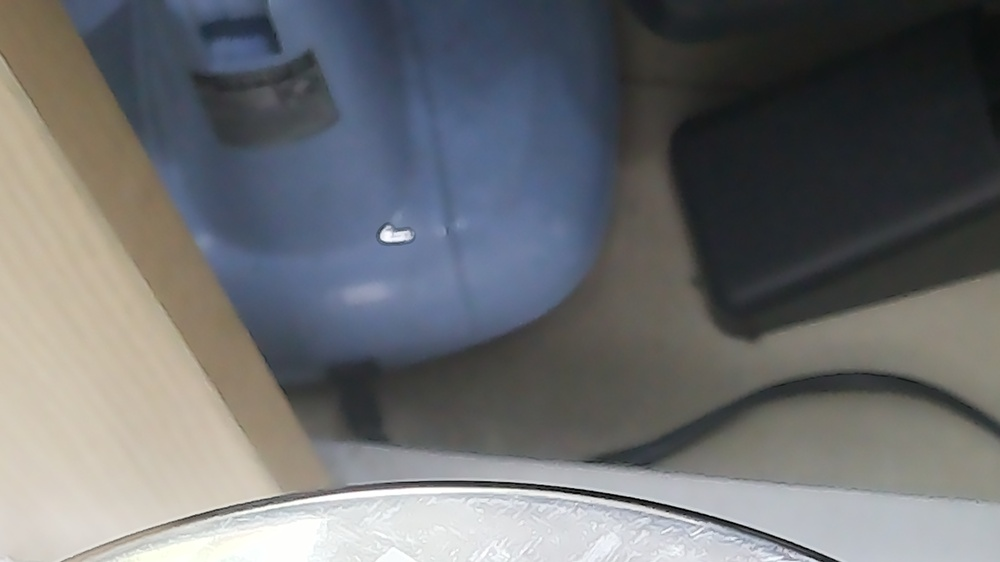
#> input picture test.jpg, 1000 x 562 px, shrunk from 4608 x 2592 before the run; its folder holds only this picture in this run
$ python -i detect_dmc.py   (imports and definitions only)
#> lines starting #> are read from the running program, lines starting #| are printed output that depends on the picture; after the words box and inside, x2 and y2 are one past the last pixel; in counts of white or black regions, pixels touching at a corner belong together
import numpy as np
import cv2
from PIL import Image
from urllib.request import urlopen


def detect(path):
#> called with path = 'test.jpg'
    global image
    well = np.array(Image.open(path))
#> well is the input picture: shape (562, 1000, 3); mean R, G, B 108.7, 110.4, 112.2
    well = cv2.cvtColor(well, cv2.COLOR_BGRA2GRAY)
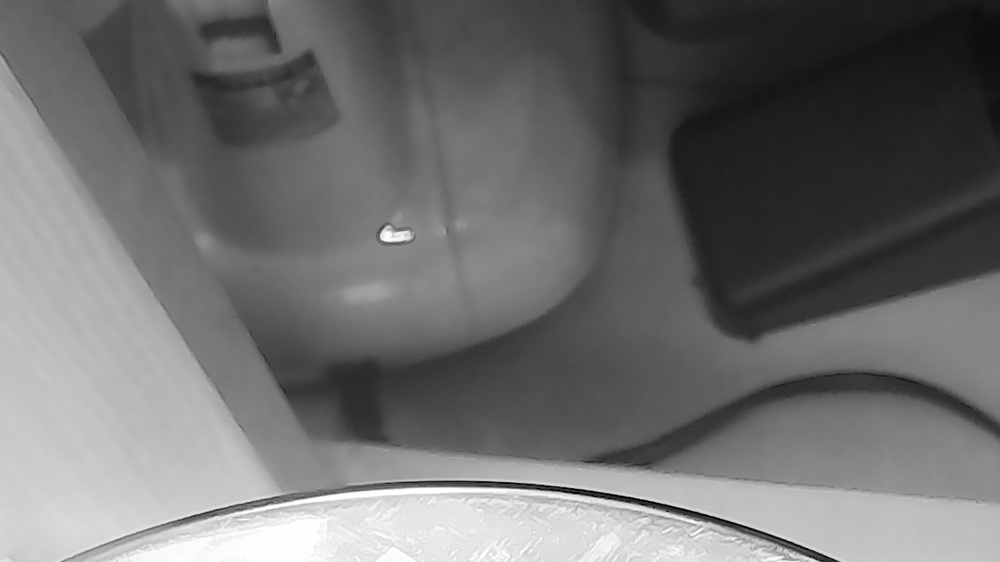
#> well: shape (562, 1000); min 0, max 255, mean 110.7

    harris = cv2.cornerHarris(well, 4, 1, 0.00)
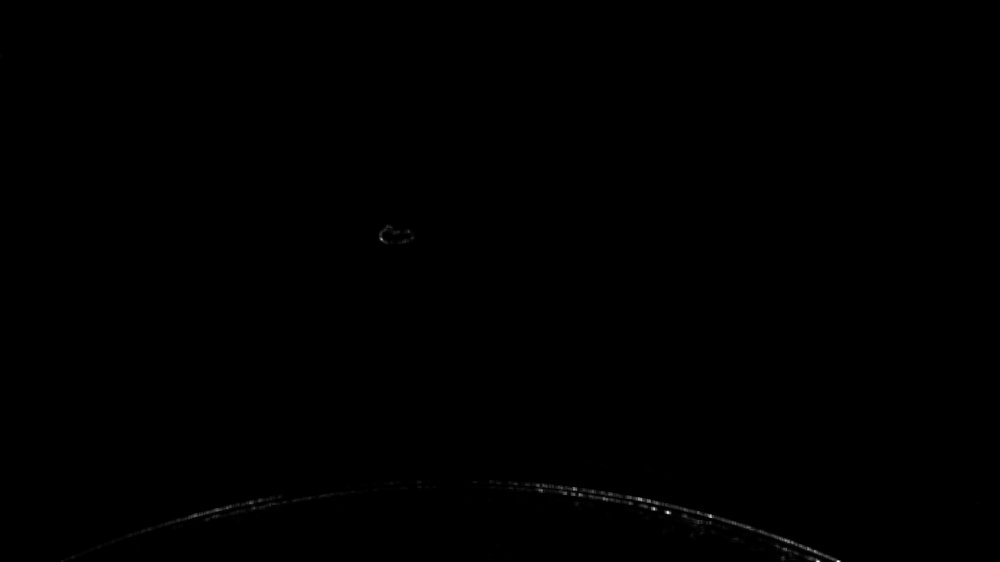
#> harris: shape (562, 1000) float32; min -5.2e-18, max 0.00341, mean 3.5e-06; drawn with min black and max white
    cv2.imwrite('b.jpg', harris)

    x, thr = cv2.threshold(harris, 0.1 * harris.max(), 255, cv2.THRESH_BINARY)
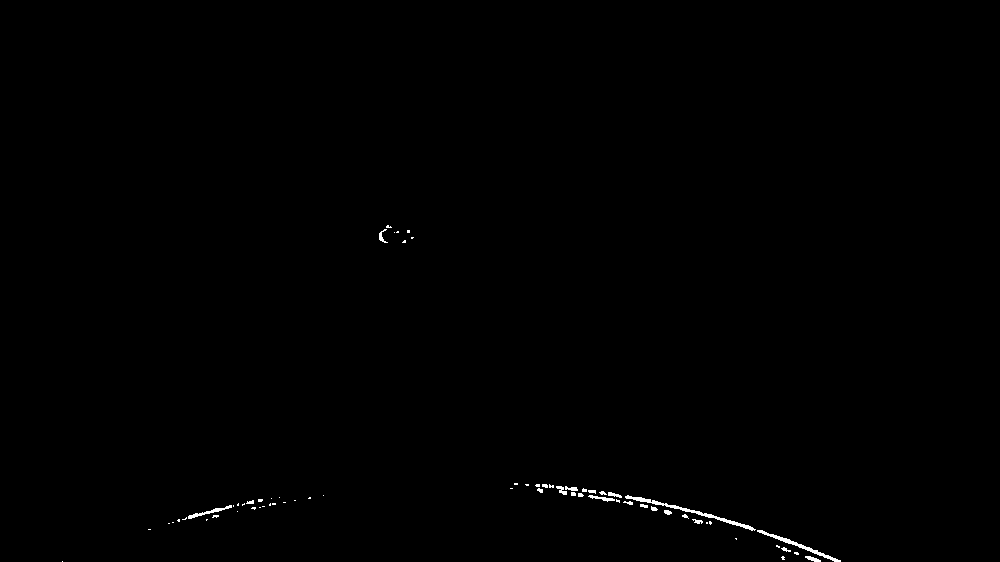
#> thr: shape (562, 1000) float32; 0.32% white; 66 white regions (45 under 20 px), largest, box (x1, y1, x2, y2) and area: (625, 495, 756, 531) 433, (757, 530, 841, 562) 299, (188, 505, 232, 519) 137
#> x = 0.000341
    thr = thr.astype('uint8')
#> thr: shape (562, 1000); 0.32% white; 66 white regions (45 under 20 px)
    cv2.imwrite('c.jpg', thr)

    contours, hierarchy = cv2.findContours(thr, cv2.RETR_EXTERNAL, cv2.CHAIN_APPROX_SIMPLE)
#> contours = 66 contours, 56 with area under 20; largest, box (x1, y1, x2, y2) and area: (625, 495, 756, 531) 300, (757, 530, 841, 562) 214, (188, 505, 232, 519) 91, (588, 495, 615, 502) 48, (805, 556, 821, 562) 36
    areas = [cv2.contourArea(cv2.convexHull(x)) for x in contours]
#> areas = 66 values, max 649.5 at index 41, min 0 at index 0, mean 27.48
    max_i = areas.index(max(areas))
#> max_i = 41
    d = cv2.drawContours(np.zeros_like(thr), contours, max_i, 255, 1)
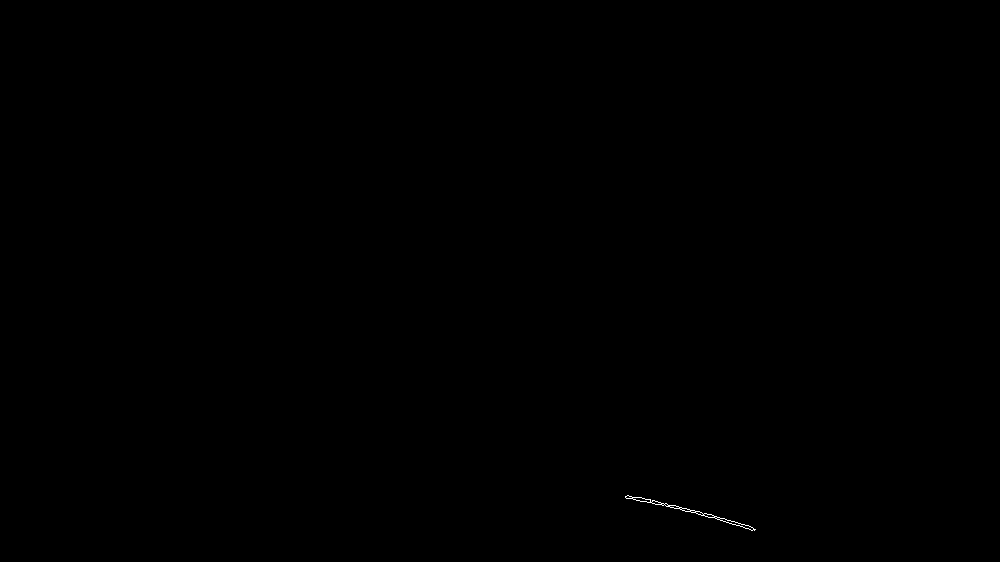
#> d: shape (562, 1000); 0.05% white in thin lines or dots, all inside (x1, y1, x2, y2) = (625, 495, 756, 531)
    cv2.imwrite('d.jpg', d)

    rect = cv2.minAreaRect(contours[max_i])
#> rect = ((690.2, 511.6), (5.58, 134.1), -75.64)
    box = cv2.boxPoints(rect)
#> box = [[754.5, 530.9], [624.6, 497.6], [626, 492.2], [755.9, 525.5]]
    box = np.intp(box)
#> box = [[754, 530], [624, 497], [625, 492], [755, 525]]
    e = cv2.drawContours(well,[box], 0 , 1, 0)
    cv2.imwrite('e.jpg', e)
    image = e
    return well

>>> result = detect('test.jpg')
